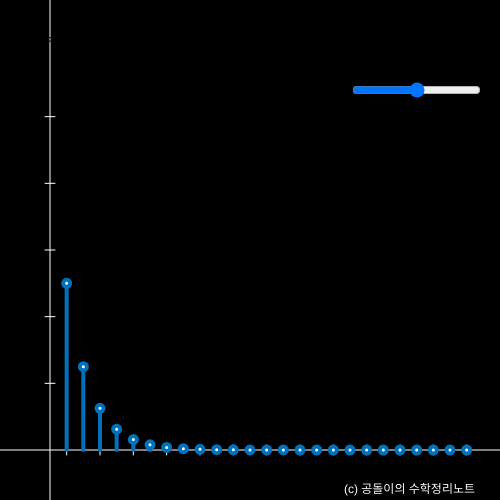
Frame 1 (no input)
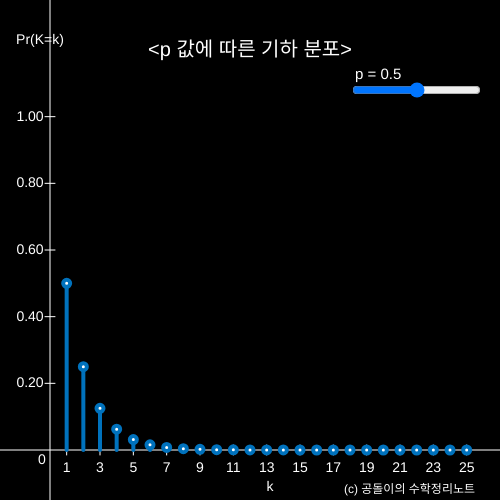
Frame 60 (no input)
Frame 120 (the mouse pressed at the canvas centre since frame 60): identical to frame 60, image omitted

The p5.js sketch that drew these frames (run headless with seeded random() and noise() and a simulated clock; from frame 60 on, the mouse is pressed at the canvas centre):

// p5.js sketch
// ── sketch.js
var n, p, k;
// n: 전체 시행 횟수 n>=0
// p: 발생확률. 0<=p<=1
// k: 실현 횟수


var scl_w, scl_h;
let Pr = []
function setup() {
     // createCanvas(windowWidth - 20, windowHeight - 20);
     // TODO: window size에 맞춰서 animation을 만들 수 없을까?
     createCanvas(500, 500);
     // n = 50
     // p = 0.5;

     slider_p = createSlider(0, 1, 0.5, 0.01)
     slider_p.position(width-150, 80)

     n = 25 // 최대 수행 횟수 (실제로는 n은 무한까지일 것임)

}

function draw() {
     
     background(0);
     p = slider_p.value()
     Pr = []
     for(let k =0; k<=n; k++){
          Pr[k]= geometric(k, p)
     }

     scl_w = width / (n*1.2)
     scl_h = height / 1.5

     textSize(20)
     textAlign(CENTER)
     text('<p 값에 따른 기하 분포>', width/2, 50)

     textSize(15)
     let separator = ' '     

     array = ['p =', String(Math.round(p*100)/100)]
     message = join(array, separator)
     textAlign(LEFT)

     text(message, 355, 75)

     // xy 축 그려주기
     plotAxes()

     // plot from (0, 0) point
     push()
     translate(50, 450)
     scale(1, -1)

     for(let k =1; k<Pr.length; k++){
          stroke(0,114,189)
          strokeWeight(4)
          line(k * scl_w, 0, k * scl_w, Pr[k] * scl_h)
          circle(k * scl_w, Pr[k] * scl_h, 7)
     }
          
     pop()

     fill(255); 
     textSize(12)
     textAlign(RIGHT)
     noStroke()
     text('(c) 공돌이의 수학정리노트', width * 0.95, height * 0.98)
}

function factorial(n) {
     let res = 1
     for(let i = 1; i <= n; i++){
          res *= i
     }

     return res

}

function geometric(k, p) {
     return (1-p) ** (k-1) * p
}

function plotAxes(){     

     textSize(14)
     // 0 써주기
     textAlign(CENTER, CENTER)
     noStroke()
     text(0, 50-8, 450+10)
     // horizontal axis
     stroke(255)
     line(0, 450, width, 450)
     
     xx = range(1, 25, 2)
     for (let i = 0; i < xx.length; i++){
          noStroke()
          let xpos = round(xx[i])
          text(xpos, 50 + xpos * scl_w, 450+18)
          stroke(255)
          line(50 + xpos * scl_w, 450-5, 50 + xpos * scl_w, 450+5)
     }

     noStroke()
     text('k', width/2+20, height-13)

     // vertical axis
     stroke(255)
     line(50, 0, 50, height)

     // yy = linspace(0, max(Pr), 7)
     let yy = range(0, 1, 0.20)

     for (let i = 1; i < yy.length; i++){
          noStroke()
          let my_num = yy[i]
          my_num_str = String(my_num)
          
          text(my_num_str.substr(0, 4), 30, 450 - my_num * scl_h)
          stroke(255)
          line(50-5, 450 - my_num * scl_h, 50 + 5, 450 - my_num * scl_h)
     }
     noStroke()
     text('Pr(K=k)',40, 40)
}
function range(start, stop, interval = 0.1){
     let res = []

     for (i = start;i<=stop; i+=interval){
          res.push(i.toFixed(2))
     }
     return res
}

function linspace(start, stop, num, endpoint = true) {
     const div = endpoint ? (num - 1) : num;
     const step = (stop - start) / div;
     return Array.from({length: num}, (_, i) => start + step * i);
 }
